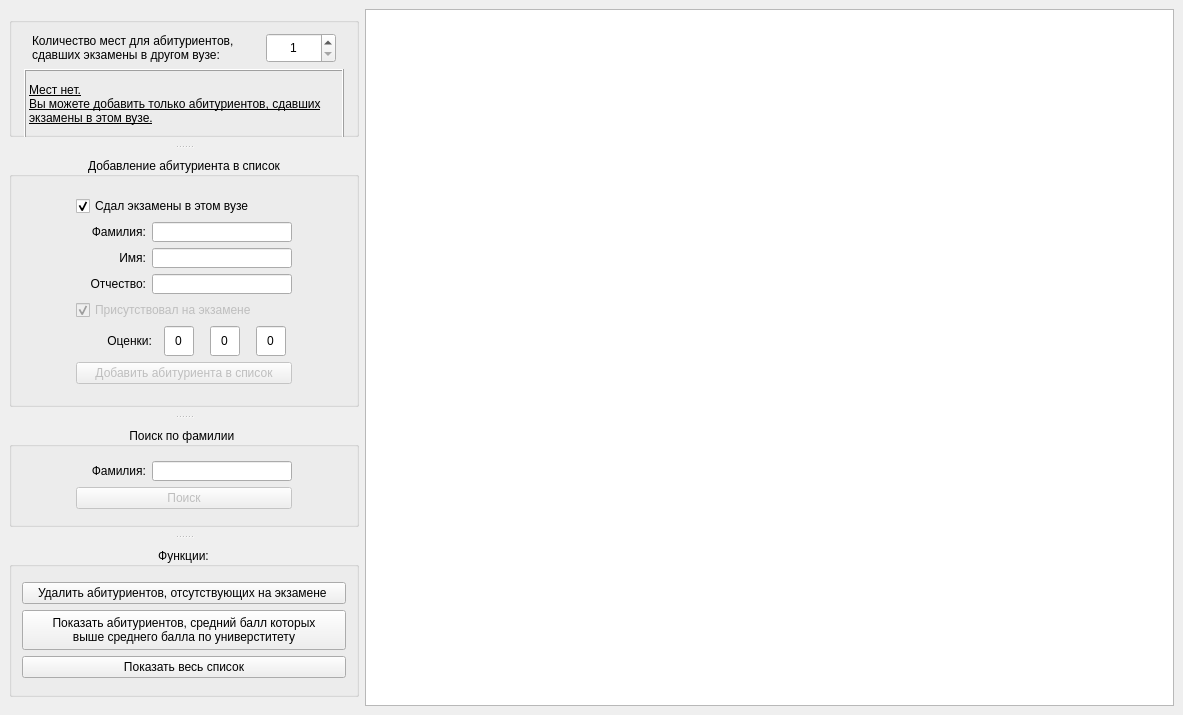
<?xml version="1.0" encoding="UTF-8"?>
<ui version="4.0">
 <class>MainWindow</class>
 <widget class="QMainWindow" name="MainWindow">
  <property name="geometry">
   <rect>
    <x>0</x>
    <y>0</y>
    <width>1183</width>
    <height>715</height>
   </rect>
  </property>
  <property name="windowTitle">
   <string>MainWindow</string>
  </property>
  <widget class="QWidget" name="centralwidget">
   <layout class="QGridLayout" name="gridLayout_5">
    <item row="0" column="0">
     <widget class="QSplitter" name="splitter">
      <property name="orientation">
       <enum>Qt::Vertical</enum>
      </property>
      <property name="opaqueResize">
       <bool>true</bool>
      </property>
      <property name="handleWidth">
       <number>20</number>
      </property>
      <property name="childrenCollapsible">
       <bool>true</bool>
      </property>
      <widget class="QGroupBox" name="groupBox_4">
       <property name="minimumSize">
        <size>
         <width>350</width>
         <height>120</height>
        </size>
       </property>
       <property name="maximumSize">
        <size>
         <width>350</width>
         <height>120</height>
        </size>
       </property>
       <property name="title">
        <string/>
       </property>
       <layout class="QGridLayout" name="gridLayout_4">
        <property name="leftMargin">
         <number>10</number>
        </property>
        <property name="topMargin">
         <number>10</number>
        </property>
        <property name="rightMargin">
         <number>10</number>
        </property>
        <property name="bottomMargin">
         <number>10</number>
        </property>
        <item row="0" column="0">
         <layout class="QVBoxLayout" name="verticalLayout_5">
          <item>
           <layout class="QHBoxLayout" name="horizontalLayout">
            <item>
             <widget class="QLabel" name="label">
              <property name="minimumSize">
               <size>
                <width>220</width>
                <height>30</height>
               </size>
              </property>
              <property name="maximumSize">
               <size>
                <width>220</width>
                <height>30</height>
               </size>
              </property>
              <property name="text">
               <string>Количество мест для абитуриентов, сдавших экзамены в другом вузе:</string>
              </property>
              <property name="wordWrap">
               <bool>true</bool>
              </property>
             </widget>
            </item>
            <item>
             <widget class="QSpinBox" name="spinBox">
              <property name="enabled">
               <bool>true</bool>
              </property>
              <property name="minimumSize">
               <size>
                <width>50</width>
                <height>30</height>
               </size>
              </property>
              <property name="maximumSize">
               <size>
                <width>70</width>
                <height>30</height>
               </size>
              </property>
              <property name="autoFillBackground">
               <bool>false</bool>
              </property>
              <property name="wrapping">
               <bool>false</bool>
              </property>
              <property name="alignment">
               <set>Qt::AlignCenter</set>
              </property>
              <property name="minimum">
               <number>1</number>
              </property>
              <property name="maximum">
               <number>1000</number>
              </property>
             </widget>
            </item>
           </layout>
          </item>
          <item>
           <widget class="QLabel" name="labelWarning">
            <property name="enabled">
             <bool>true</bool>
            </property>
            <property name="minimumSize">
             <size>
              <width>320</width>
              <height>70</height>
             </size>
            </property>
            <property name="maximumSize">
             <size>
              <width>320</width>
              <height>70</height>
             </size>
            </property>
            <property name="font">
             <font>
              <pointsize>9</pointsize>
              <underline>true</underline>
             </font>
            </property>
            <property name="frameShape">
             <enum>QFrame::Box</enum>
            </property>
            <property name="frameShadow">
             <enum>QFrame::Raised</enum>
            </property>
            <property name="text">
             <string>Мест нет.
Вы можете добавить только абитуриентов, сдавших экзамены в этом вузе.</string>
            </property>
            <property name="textFormat">
             <enum>Qt::AutoText</enum>
            </property>
            <property name="scaledContents">
             <bool>false</bool>
            </property>
            <property name="wordWrap">
             <bool>true</bool>
            </property>
            <property name="margin">
             <number>5</number>
            </property>
            <property name="openExternalLinks">
             <bool>false</bool>
            </property>
           </widget>
          </item>
         </layout>
        </item>
       </layout>
      </widget>
      <widget class="QGroupBox" name="groupBox">
       <property name="minimumSize">
        <size>
         <width>350</width>
         <height>250</height>
        </size>
       </property>
       <property name="maximumSize">
        <size>
         <width>350</width>
         <height>250</height>
        </size>
       </property>
       <property name="title">
        <string>Добавление абитуриента в список</string>
       </property>
       <property name="alignment">
        <set>Qt::AlignCenter</set>
       </property>
       <layout class="QGridLayout" name="gridLayout">
        <property name="leftMargin">
         <number>35</number>
        </property>
        <property name="topMargin">
         <number>10</number>
        </property>
        <property name="rightMargin">
         <number>35</number>
        </property>
        <property name="bottomMargin">
         <number>10</number>
        </property>
        <item row="0" column="0">
         <layout class="QVBoxLayout" name="verticalLayout_2">
          <item>
           <widget class="QCheckBox" name="checkBoxThisUniversity">
            <property name="enabled">
             <bool>true</bool>
            </property>
            <property name="minimumSize">
             <size>
              <width>200</width>
              <height>20</height>
             </size>
            </property>
            <property name="maximumSize">
             <size>
              <width>200</width>
              <height>20</height>
             </size>
            </property>
            <property name="text">
             <string>Сдал экзамены в этом вузе</string>
            </property>
            <property name="checked">
             <bool>true</bool>
            </property>
           </widget>
          </item>
          <item>
           <layout class="QHBoxLayout" name="horizontalLayout_2">
            <item>
             <widget class="QLabel" name="label_2">
              <property name="minimumSize">
               <size>
                <width>70</width>
                <height>20</height>
               </size>
              </property>
              <property name="maximumSize">
               <size>
                <width>70</width>
                <height>20</height>
               </size>
              </property>
              <property name="text">
               <string>Фамилия:</string>
              </property>
              <property name="alignment">
               <set>Qt::AlignRight|Qt::AlignTrailing|Qt::AlignVCenter</set>
              </property>
              <property name="wordWrap">
               <bool>true</bool>
              </property>
             </widget>
            </item>
            <item>
             <widget class="QLineEdit" name="lineEditSurname">
              <property name="minimumSize">
               <size>
                <width>140</width>
                <height>20</height>
               </size>
              </property>
              <property name="maximumSize">
               <size>
                <width>140</width>
                <height>20</height>
               </size>
              </property>
             </widget>
            </item>
           </layout>
          </item>
          <item>
           <layout class="QHBoxLayout" name="horizontalLayout_3">
            <item>
             <widget class="QLabel" name="label_3">
              <property name="minimumSize">
               <size>
                <width>70</width>
                <height>20</height>
               </size>
              </property>
              <property name="maximumSize">
               <size>
                <width>70</width>
                <height>20</height>
               </size>
              </property>
              <property name="text">
               <string>Имя:</string>
              </property>
              <property name="alignment">
               <set>Qt::AlignRight|Qt::AlignTrailing|Qt::AlignVCenter</set>
              </property>
              <property name="wordWrap">
               <bool>true</bool>
              </property>
             </widget>
            </item>
            <item>
             <widget class="QLineEdit" name="lineEditName">
              <property name="minimumSize">
               <size>
                <width>140</width>
                <height>20</height>
               </size>
              </property>
              <property name="maximumSize">
               <size>
                <width>140</width>
                <height>20</height>
               </size>
              </property>
             </widget>
            </item>
           </layout>
          </item>
          <item>
           <layout class="QHBoxLayout" name="horizontalLayout_4">
            <item>
             <widget class="QLabel" name="label_4">
              <property name="minimumSize">
               <size>
                <width>70</width>
                <height>20</height>
               </size>
              </property>
              <property name="maximumSize">
               <size>
                <width>70</width>
                <height>20</height>
               </size>
              </property>
              <property name="text">
               <string>Отчество:</string>
              </property>
              <property name="alignment">
               <set>Qt::AlignRight|Qt::AlignTrailing|Qt::AlignVCenter</set>
              </property>
              <property name="wordWrap">
               <bool>true</bool>
              </property>
             </widget>
            </item>
            <item>
             <widget class="QLineEdit" name="lineEditPatronim">
              <property name="minimumSize">
               <size>
                <width>140</width>
                <height>20</height>
               </size>
              </property>
              <property name="maximumSize">
               <size>
                <width>140</width>
                <height>20</height>
               </size>
              </property>
             </widget>
            </item>
           </layout>
          </item>
          <item>
           <layout class="QVBoxLayout" name="verticalLayout">
            <item>
             <widget class="QCheckBox" name="checkBoxAttendedExam">
              <property name="enabled">
               <bool>false</bool>
              </property>
              <property name="text">
               <string>Присутствовал на экзамене</string>
              </property>
              <property name="checked">
               <bool>true</bool>
              </property>
             </widget>
            </item>
            <item>
             <layout class="QHBoxLayout" name="horizontalLayout_6">
              <item>
               <widget class="QLabel" name="label_5">
                <property name="minimumSize">
                 <size>
                  <width>70</width>
                  <height>20</height>
                 </size>
                </property>
                <property name="maximumSize">
                 <size>
                  <width>70</width>
                  <height>20</height>
                 </size>
                </property>
                <property name="text">
                 <string>Оценки:</string>
                </property>
                <property name="alignment">
                 <set>Qt::AlignRight|Qt::AlignTrailing|Qt::AlignVCenter</set>
                </property>
                <property name="wordWrap">
                 <bool>true</bool>
                </property>
               </widget>
              </item>
              <item>
               <layout class="QHBoxLayout" name="horizontalLayout_5">
                <item>
                 <widget class="QLineEdit" name="lineEditMark1">
                  <property name="minimumSize">
                   <size>
                    <width>30</width>
                    <height>30</height>
                   </size>
                  </property>
                  <property name="maximumSize">
                   <size>
                    <width>29</width>
                    <height>30</height>
                   </size>
                  </property>
                  <property name="text">
                   <string>0</string>
                  </property>
                  <property name="alignment">
                   <set>Qt::AlignCenter</set>
                  </property>
                 </widget>
                </item>
                <item>
                 <spacer name="horizontalSpacer">
                  <property name="orientation">
                   <enum>Qt::Horizontal</enum>
                  </property>
                  <property name="sizeType">
                   <enum>QSizePolicy::Fixed</enum>
                  </property>
                  <property name="sizeHint" stdset="0">
                   <size>
                    <width>10</width>
                    <height>20</height>
                   </size>
                  </property>
                 </spacer>
                </item>
                <item>
                 <widget class="QLineEdit" name="lineEditMark2">
                  <property name="minimumSize">
                   <size>
                    <width>30</width>
                    <height>30</height>
                   </size>
                  </property>
                  <property name="maximumSize">
                   <size>
                    <width>29</width>
                    <height>30</height>
                   </size>
                  </property>
                  <property name="text">
                   <string>0</string>
                  </property>
                  <property name="alignment">
                   <set>Qt::AlignCenter</set>
                  </property>
                 </widget>
                </item>
                <item>
                 <spacer name="horizontalSpacer_2">
                  <property name="orientation">
                   <enum>Qt::Horizontal</enum>
                  </property>
                  <property name="sizeType">
                   <enum>QSizePolicy::Fixed</enum>
                  </property>
                  <property name="sizeHint" stdset="0">
                   <size>
                    <width>10</width>
                    <height>20</height>
                   </size>
                  </property>
                 </spacer>
                </item>
                <item>
                 <widget class="QLineEdit" name="lineEditMark3">
                  <property name="minimumSize">
                   <size>
                    <width>30</width>
                    <height>30</height>
                   </size>
                  </property>
                  <property name="maximumSize">
                   <size>
                    <width>29</width>
                    <height>30</height>
                   </size>
                  </property>
                  <property name="text">
                   <string>0</string>
                  </property>
                  <property name="alignment">
                   <set>Qt::AlignCenter</set>
                  </property>
                 </widget>
                </item>
               </layout>
              </item>
             </layout>
            </item>
           </layout>
          </item>
          <item>
           <widget class="QPushButton" name="pushButtonAdd">
            <property name="enabled">
             <bool>false</bool>
            </property>
            <property name="text">
             <string>Добавить абитуриента в список</string>
            </property>
           </widget>
          </item>
         </layout>
        </item>
       </layout>
      </widget>
      <widget class="QGroupBox" name="groupBox_2">
       <property name="minimumSize">
        <size>
         <width>350</width>
         <height>100</height>
        </size>
       </property>
       <property name="maximumSize">
        <size>
         <width>350</width>
         <height>100</height>
        </size>
       </property>
       <property name="title">
        <string>Поиск по фамилии </string>
       </property>
       <property name="alignment">
        <set>Qt::AlignCenter</set>
       </property>
       <layout class="QGridLayout" name="gridLayout_2">
        <property name="leftMargin">
         <number>50</number>
        </property>
        <property name="topMargin">
         <number>10</number>
        </property>
        <property name="rightMargin">
         <number>50</number>
        </property>
        <property name="bottomMargin">
         <number>10</number>
        </property>
        <item row="0" column="0">
         <layout class="QVBoxLayout" name="verticalLayout_3">
          <item>
           <layout class="QHBoxLayout" name="horizontalLayout_7">
            <item>
             <widget class="QLabel" name="label_6">
              <property name="minimumSize">
               <size>
                <width>70</width>
                <height>20</height>
               </size>
              </property>
              <property name="maximumSize">
               <size>
                <width>70</width>
                <height>20</height>
               </size>
              </property>
              <property name="text">
               <string>Фамилия:</string>
              </property>
              <property name="alignment">
               <set>Qt::AlignRight|Qt::AlignTrailing|Qt::AlignVCenter</set>
              </property>
              <property name="wordWrap">
               <bool>true</bool>
              </property>
             </widget>
            </item>
            <item>
             <widget class="QLineEdit" name="lineEditFindBySurname">
              <property name="minimumSize">
               <size>
                <width>140</width>
                <height>20</height>
               </size>
              </property>
              <property name="maximumSize">
               <size>
                <width>140</width>
                <height>20</height>
               </size>
              </property>
             </widget>
            </item>
           </layout>
          </item>
          <item>
           <widget class="QPushButton" name="pushButtonInfo">
            <property name="enabled">
             <bool>false</bool>
            </property>
            <property name="text">
             <string>Поиск</string>
            </property>
           </widget>
          </item>
         </layout>
        </item>
       </layout>
      </widget>
      <widget class="QGroupBox" name="groupBox_3">
       <property name="minimumSize">
        <size>
         <width>350</width>
         <height>150</height>
        </size>
       </property>
       <property name="maximumSize">
        <size>
         <width>350</width>
         <height>150</height>
        </size>
       </property>
       <property name="title">
        <string>Функции:</string>
       </property>
       <property name="alignment">
        <set>Qt::AlignCenter</set>
       </property>
       <layout class="QGridLayout" name="gridLayout_3">
        <property name="leftMargin">
         <number>10</number>
        </property>
        <property name="topMargin">
         <number>10</number>
        </property>
        <property name="rightMargin">
         <number>10</number>
        </property>
        <property name="bottomMargin">
         <number>10</number>
        </property>
        <item row="0" column="0">
         <layout class="QVBoxLayout" name="verticalLayout_4">
          <item>
           <widget class="QPushButton" name="pushButtonDelete">
            <property name="enabled">
             <bool>true</bool>
            </property>
            <property name="text">
             <string>Удалить абитуриентов, отсутствующих на экзамене </string>
            </property>
           </widget>
          </item>
          <item>
           <widget class="QPushButton" name="pushButtonHighAveragePoint">
            <property name="enabled">
             <bool>true</bool>
            </property>
            <property name="minimumSize">
             <size>
              <width>0</width>
              <height>40</height>
             </size>
            </property>
            <property name="maximumSize">
             <size>
              <width>16777215</width>
              <height>40</height>
             </size>
            </property>
            <property name="text">
             <string>Показать абитуриентов, средний балл которых
выше среднего балла по универститету</string>
            </property>
           </widget>
          </item>
          <item>
           <widget class="QPushButton" name="pushButtonShowAll">
            <property name="enabled">
             <bool>true</bool>
            </property>
            <property name="text">
             <string>Показать весь список</string>
            </property>
           </widget>
          </item>
         </layout>
        </item>
       </layout>
      </widget>
     </widget>
    </item>
    <item row="0" column="1">
     <widget class="QTextEdit" name="textEdit"/>
    </item>
   </layout>
  </widget>
 </widget>
 <resources/>
 <connections/>
</ui>
